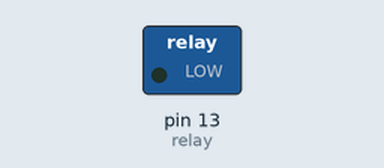
This sketch was run on a simulated Arduino Uno, built with avr-gcc and run on an emulated ATmega328P. Shown: switched loads named in the sketch (green lamp = pin HIGH). Dashed ring = blinking. What the sketch prints to the serial monitor is not drawn.

Above: at 0.5 s.
Timing chart, 0 to 4.6 s (numbered marks = the images above):
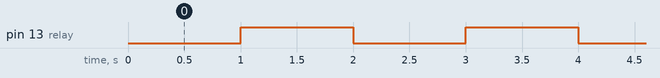

Measured:
- by itself, pin 13 (relay): alternates HIGH for 1.0 s and LOW for 1.0 s

The sketch:

Relay.ino
```cpp
const int relay = 13;

void setup() {
  Serial.begin(9600);
  pinMode(relay, OUTPUT);
}

void loop() {
  // Normally Open configuration, send LOW signal to let current flow
  // (if you're usong Normally Closed configuration send HIGH signal)
  digitalWrite(relay, LOW);
  Serial.println("Current Flowing");
  delay(1000);

  // Normally Open configuration, send HIGH signal stop current flow
  // (if you're usong Normally Closed configuration send LOW signal)
  digitalWrite(relay, HIGH);
  Serial.println("Current not Flowing");
  delay(1000);
}
```
